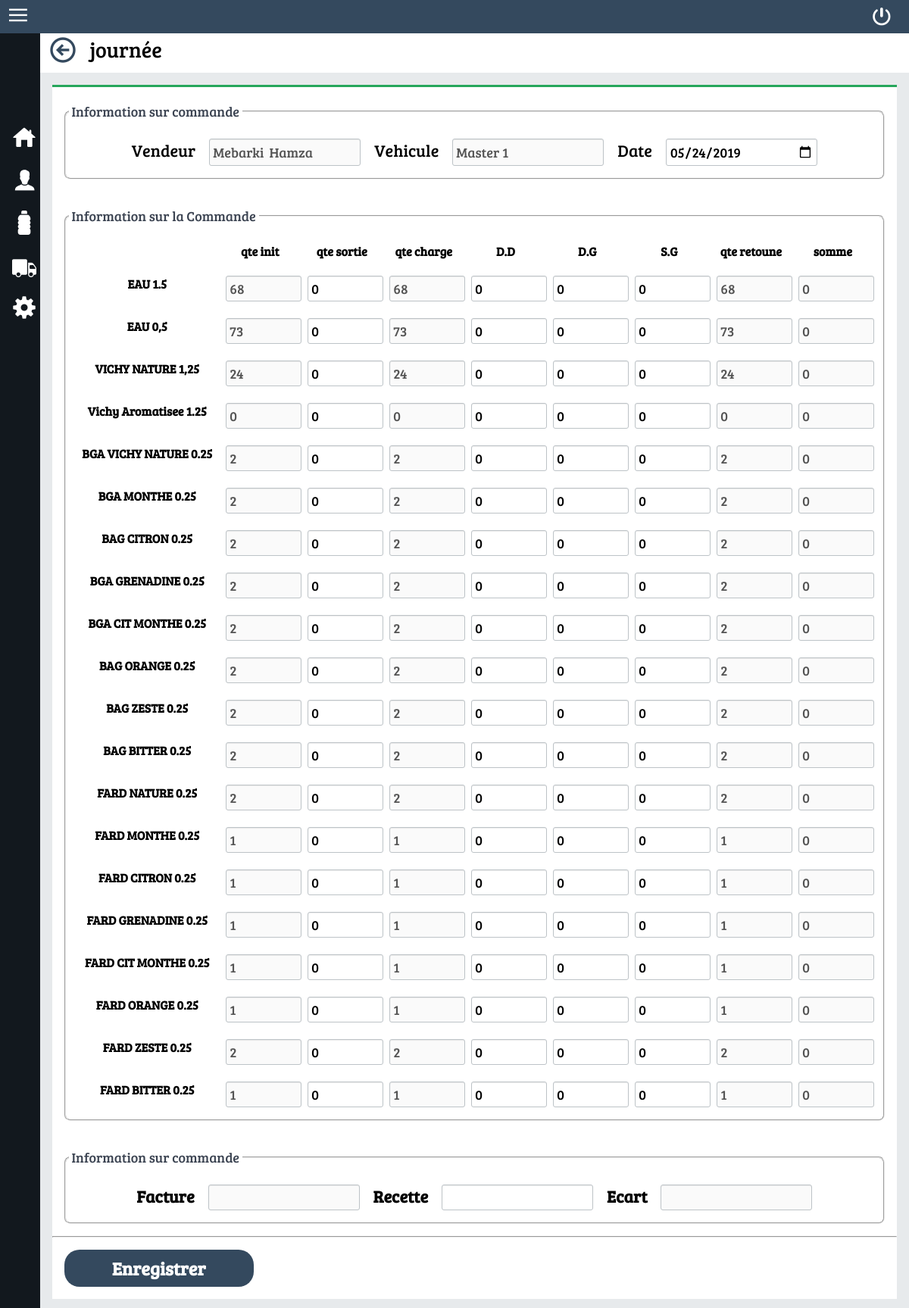
Screenshot of /BonJournee.php?idVendeur=5 (signed in) with the database file from the repository.
### tables this page shows
CREATE TABLE `vendeur` (
  `id_vendeur` int(25) NOT NULL,
  `id_vehicule` int(25) DEFAULT NULL,
  `nom` varchar(30) DEFAULT NULL,
  `prenom` varchar(30) DEFAULT NULL,
  `telephone` varchar(30) DEFAULT NULL
);

CREATE TABLE `vehicule` (
  `id_vehicule` int(25) NOT NULL,
  `nom` varchar(35) DEFAULT NULL,
  `matricule` varchar(35) DEFAULT NULL
);

CREATE TABLE `produit` (
  `id_produit` int(25) NOT NULL,
  `id_produit_marge` int(25) DEFAULT NULL,
  `nom` varchar(25) DEFAULT NULL
);

### php/database.inc (called while the page is built, shortened)
<?php
class database{
  public $connection;
  public function __construct()
  {
    $this->connection=mysqli_connect("localhost","root","","moza");
    $this->connection->set_charset("utf8");
  }
  public function query($sql)
  {
    $result=mysqli_query($this->connection,$sql);
    return $result;
  }
}

### BonJournee.php (the view, shortened to what this page needs)
<!DOCTYPE html>
<?php
require 'php/database.inc';
$database=new database();
require 'php/VerifierUser.php';
if(isset($_GET["idVendeur"])){
  $result=$database->query("select id_vendeur as idvendeur,vendeur.id_vehicule as id_vehicule,vendeur.nom as nomvendeur,prenom,vehicule.nom as nomvehicule from vendeur join vehicule on vendeur.id_vehicule=vehicule.id_vehicule where id_vendeur=".$_GET["idVendeur"]);
  $Vendeur=mysqli_fetch_assoc($result);
  $result=$database->query("select produit.id_produit as idproduit,produit.nom as nomproduit,stock_vehicule.quantite
                        as qte_init ,dd.id_produit_prix as dd_id_prix,dd.prix as dd_prix,dg.id_produit_prix as dg_id_prix
                         ,dg.prix as dg_prix,sg.id_produit_prix as sg_id_prix,sg.prix as sg_prix
                         from produit left join produit_prix as dd on produit.id_produit=dd.id_produit and dd.id_produit_prix
                         in (select max(id_produit_prix) from produit_prix_type join produit_prix
                         on produit_prix_type.id_produit_prix_type=produit_prix.id_produit_prix_type
                         and produit_prix.id_produit_prix_type=1
                         group by produit_prix.id_produit)
                         left join produit_prix as dg on produit.id_produit=dg.id_produit and dg.id_produit_prix
                         in (select max(id_produit_prix) from produit_prix_type join produit_prix
                         on produit_prix_type.id_produit_prix_type=produit_prix.id_produit_prix_type
                         and produit_prix.id_produit_prix_type=2
                         group by produit_prix.id_produit)
                         left join produit_prix as sg on produit.id_produit=sg.id_produit and sg.id_produit_prix
                         in (select max(id_produit_prix) from produit_prix_type join produit_prix
                         on produit_prix_type.id_produit_prix_type=produit_prix.id_produit_prix_type
                         and produit_prix.id_produit_prix_type=3
                         group by produit_prix.id_produit)
                         left join stock_vehicule on stock_vehicule.id_vehicule=".$Vendeur["id_vehicule"]." and produit.id_produit=stock_vehicule.id_produit order by idproduit ASC");
}
?>
<html lang="en" dir="ltr">
  <head>
  </head>
  <body onload="">
    <div class="page">
      <div class="detail">
        <div class="titre_bar">
          <label for="" class="titre_bar_label">
            <a href="Vendeur.php"><img src="img/icon/back_bleu_40px.png" alt=""></a>
             journée
          </label>
        </div>
        <div class="table">
          <form class="" action="BonJournee.php" method="post">
            <div class="left_tab">
              <fieldset class="fields">
                <legend class="legends">Information sur commande</legend>
                <div class="control_table">
                  <div class="control_table_item_6col" >
                    <label class="controllabel_titre" for="" >Vendeur</label>
                    <input type="text" disabled class="controlinput" value="<?php echo $Vendeur["nomvendeur"]." ".$Vendeur["prenom"]; ?>">
                    <label class="controllabel_titre" for="" >Vehicule</label>
                    <input type="text" disabled name="nom"  class="controlinput" value="<?php echo $Vendeur["nomvehicule"]; ?>">
                    <label class="controllabel_titre" for="" >Date</label>
                    <input type="date" name="date"  class="controlinput" value="<?php if(isset($_GET["id_journee"]))echo $Vendeur["date"]; else echo date("Y-m-d"); ?>">
                  </div>
                </div>
              </fieldset>
            </div>
            <div class="left_tab">
            <fieldset class="fields">
              <legend class="legends">Information sur la Commande</legend>
              <div class="control_table">
                <div class="control_table_item_9col">
                  <label class="controllabel" for="" ></label>
                  <label class="controllabel" for="" >qte init</label>
                  <label class="controllabel" for="" >qte sortie</label>
                  <label class="controllabel" for="" >qte charge</label>
                  <label class="controllabel">D.D</label>
                  <label class="controllabel">D.G</label>
                  <label class="controllabel">S.G</label>
                  <label class="controllabel" for="" >qte retoune</label>
                  <label class="controllabel" for="" >somme</label>
                </div>
                <?php
                  while ($row=mysqli_fetch_assoc($result)):
                    $qte_init=$row["qte_init"];
                    if(isset($_GET["id_journee"])){
                      $qte_vendue_dd=$row["qte_vendue_dd"];
                      $qte_vendue_dg=$row["qte_vendue_dg"];
                      $qte_vendue_sg=$row["qte_vendue_sg"];
                      $qte_sortie=$row["qte_sortie"];
                      $qte_charge=$qte_sortie+$qte_init;
                      $qte_retoune=$qte_charge-($qte_vendue_dd+$qte_vendue_dg+$qte_vendue_sg);
                      $somme=$qte_vendue_dd*$row["dd_prix"]+$qte_vendue_dg*$row["dg_prix"]+$qte_vendue_sg*$row["sg_prix"];
                    }else{
                      $qte_vendue_dd=0;
                      $qte_vendue_dg=0;
                      $qte_vendue_sg=0;
                      $qte_sortie=0;
                      $qte_charge=$qte_init;
                      $qte_retoune=$qte_init;
                      $somme=0;
                    }
                 ?>
                  <div class="control_table_item_9col">
                    <label class="controllabel" for="" ><?php echo $row["nomproduit"]; ?></label>
                    <input id="qte_init_<?php echo $row["idproduit"]; ?>"   type="text" disabled class="controlinput" value="<?php  echo $qte_init; ?>">
                    <input id="qte_sortie_<?php echo $row["idproduit"]; ?>"  name="qte_sortie[]" type="text" min="0" onkeyup="calculCharge(<?php echo $row["idproduit"]; ?>,this.value)"  class="controlinput" value="<?php echo $qte_sortie; ?>" autocomplete="off">
                    <input id="qte_charge_<?php echo $row["idproduit"]; ?>"  type="text" disabled  class="controlinput" value="<?php echo $qte_charge; ?>">
                    <input id="qte_vendue_dd_<?php echo $row["idproduit"]; ?>" type="text" name="qte_vendue_dd[]" autocomplete="off"
                     onkeyup="calculRetoune(<?php echo $row["idproduit"]; ?>)"  class="controlinput" value="<?php echo   $qte_vendue_dd; ?>">
                     <input id="qte_vendue_dg_<?php echo $row["idproduit"]; ?>"  type="text" name="qte_vendue_dg[]"  autocomplete="off"
                      onkeyup="calculRetoune(<?php echo $row["idproduit"]; ?>)"  class="controlinput" value="<?php echo   $qte_vendue_dg; ?>">
                    <input id="qte_vendue_sg_<?php echo $row["idproduit"]; ?>" type="txt" name="qte_vendue_sg[]"  autocomplete="off"
                       onkeyup="calculRetoune(<?php echo $row["idproduit"]; ?>)"  class="controlinput" value="<?php echo   $qte_vendue_sg; ?>">
                    <input  id="qte_retoune_<?php echo $row["idproduit"]; ?>" type="text" disabled class="controlinput" value="<?php echo $qte_retoune; ?>">
                    <input id="somme_<?php echo $row["idproduit"]; ?>" type="text" disabled class="controlinput sommeclass" value="<?php echo $somme; ?>">
                  </div>
                <?php endwhile; ?>
              </div>
            </fieldset>
           </div>
           <div class="left_tab">
             <fieldset class="fields">
               <legend class="legends">Information sur commande</legend>
               <div class="control_table">
                 <div class="control_table_item_6col" >
                   <label class="controllabel" for="" >Facture</label>
                   <input id="facture" type="number" disabled class="controlinput" value="<?php if(isset($_GET["id_journee"])) echo $Vendeur["facture"]; ?>">
                   <label class="controllabel" for="" >Recette</label>
                   <input id="recette" type="number" onkeyup="_ecart()" name="recette"  class="controlinput" value="<?php if(isset($_GET["id_journee"])) echo $Vendeur["recette"]; ?>">
                   <label class="controllabel" for="" >Ecart</label>
                   <input id="ecart" type="number" disabled class="controlinput" value="<?php if(isset($_GET["id_journee"])) echo $Vendeur["ecart"]; ?>">
                 </div>
               </div>
             </fieldset>
           </div>
           <hr>
           <div class="control_div_btn">
             <button type="submit" class="control_btn" <?php if(isset($modifier)) echo $modifier; ?> name="<?php if(isset($_GET["idVendeur"])) echo "Ajouter";
                                                                  else{ echo "Modifier";} ?>">Enregistrer</button>
           </div>
          </form>
        </div>
      </div>
    </div>
  </body>
</html>

### css/standard.css (style rules this page uses)
:root { --colorbleu:#34495e; }
* { margin: 0px; padding: 0px; font-family:'Bree Serif' , sans-serif; }
html { height: 100%; }
body { height: 100%; background-color: #e7eaec; }
.page { display: flex; justify-content: flex-start; min-height: 100%; width: 100%; }
.detail { width: inherit; height: 100%; }
.titre_bar { background-color: white; padding: 2px; }
.titre_bar_label { display: grid; grid-template-columns: 48px auto; grid-column-gap: 8px; font-size: 28px; margin-left: 8px; }
.table { border-top: 3px solid #26A65B; margin:16px; margin-top :16px; background-color: white; }

### css/navbar.css (style rules this page uses)
.navbar { display: flex; justify-content: space-between; background-color: #34495e; }
.navbarbtnmenu { padding:8px; margin-left: 4px; width: 32px; cursor: pointer; }
.navbarbtnexit { background: none; border: none; }
.btnmenu { margin-top: 10px; margin-right: 24px; }

### css/sidebar.css (style rules this page uses)
.sidebar { background-color: #12181E; width: 55px; transition: .1s; overflow: hidden; display: block; }
.sidebarlogo { color: white; text-align: center; font-size: 14px; height: 50px; }
.sidebarlistitem { height: auto; display: grid; }
.sidebaritem { text-decoration: none; color: white; font-size: 22px; padding: 4px; }
.sidebaritem div { padding: 8px; display: grid; border-left: 4px solid #12181E; grid-template-columns: 48px auto; }

### css/Control.css (style rules this page uses)
.control_table { display: grid; grid-row-gap: 22px; justify-content: center; padding: 16px; }
.control_table_item_6col { display: grid; grid-template-columns: auto 200px auto 200px auto 200px; grid-column-gap: 18px; }
.control_table_item_5col label,.control_table_item_6col label,.control_table_item_7col label { font-size: 22px; }
.control_table_item_9col { display: grid; grid-template-columns: auto 90px 90px 90px 90px 90px 90px 90px 90px; grid-column-gap: 18px; }
.control_table_item_9col .controllabel { text-align: center; }
.control_table_item_9col .controlinput { width: 100%; }
.left_tab { padding: 16px; }
.controlinput { padding: 4px; font-size: 18px; border: 1px solid #bdc3c7; border-radius: 3px; box-shadow: inset 0 1px 1px rgba(0, 0, 0, .075); }
.controllabel { text-align: right; font-size: 16px; font-weight: bold; }
.control_div_btn { padding: 16px; }
.control_btn { background-color: #34495e; color: white; border: none; padding: 8px; border-radius: 20px; width: 250px; font-size: 24px; font-weight: bold; cursor: pointer; }
.fields { border-radius: 8px; }
.legends { color: #3C4452; font-size: 18px; margin: 4px; padding: 4px; }

### rows the page displays
vendeur: nom+prenom "Mebarki Hamza", nom "Master 1"
produit: nom "EAU 1.5", value "68", value "0"
produit: nom "EAU 0,5", value "73", value "0"
produit: nom "VICHY NATURE 1,25", value "24", value "0"
produit: nom "Vichy Aromatisee 1.25", value "0"
produit: nom "BGA VICHY NATURE 0.25", value "2", value "0"
produit: nom "BGA MONTHE 0.25", value "2", value "0"
produit: nom "BAG CITRON 0.25", value "2", value "0"
produit: nom "BGA GRENADINE 0.25", value "2", value "0"
produit: nom "BGA CIT MONTHE 0.25", value "2", value "0"
produit: nom "BAG ORANGE 0.25", value "2", value "0"
produit: nom "BAG ZESTE 0.25", value "2", value "0"
produit: nom "BAG BITTER 0.25", value "2", value "0"
produit: nom "FARD NATURE 0.25", value "2", value "0"
produit: nom "FARD MONTHE 0.25", value "1", value "0"
produit: nom "FARD CITRON 0.25", value "1", value "0"
produit: nom "FARD GRENADINE 0.25", value "1", value "0"
produit: nom "FARD CIT MONTHE 0.25", value "1", value "0"
produit: nom "FARD ORANGE 0.25", value "1", value "0"
produit: nom "FARD ZESTE 0.25", value "2", value "0"
produit: nom "FARD BITTER 0.25", value "1", value "0"
